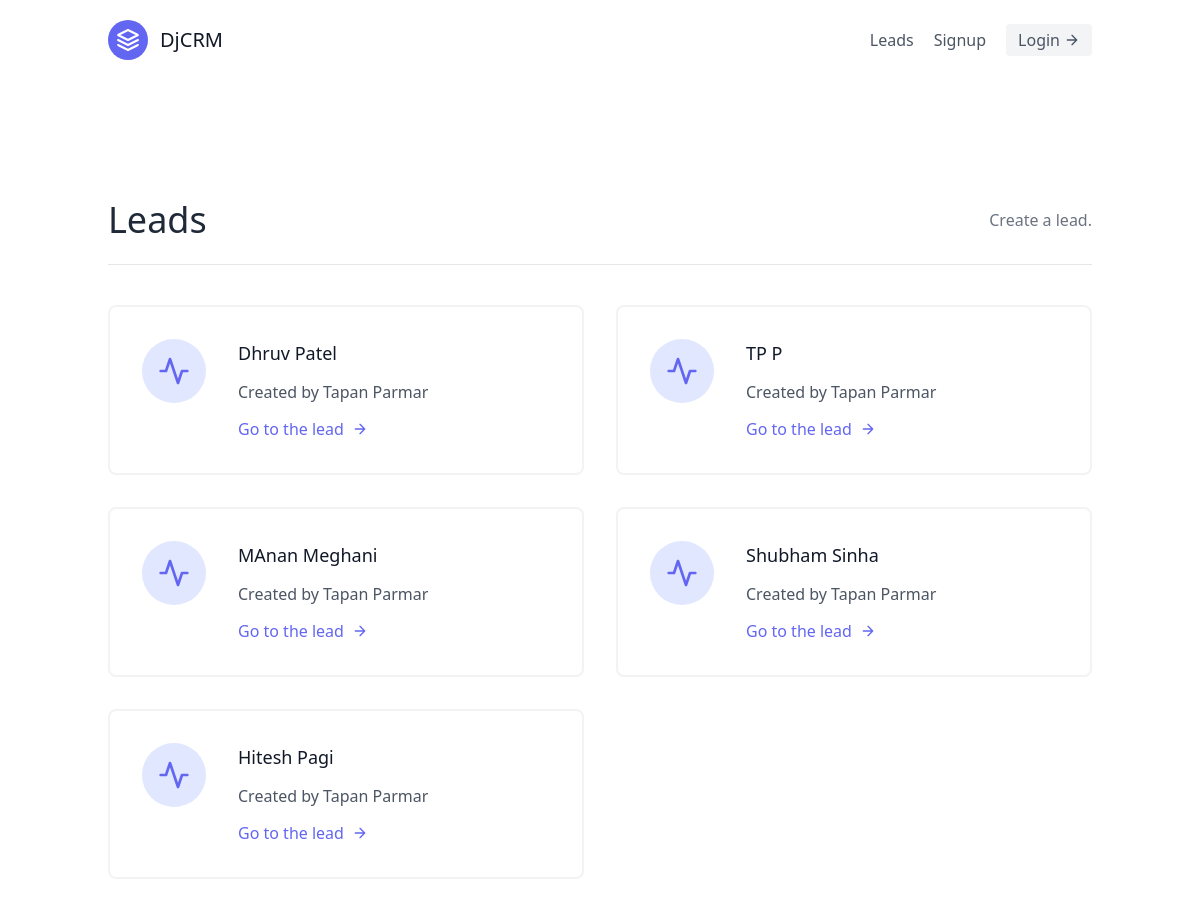
Screenshot of /leads/ with the database file from the repository.
### leads/models.py (models this page shows, shortened)
class Lead(models.Model):
    first_name = models.CharField(max_length=20)
    last_name = models.CharField(max_length=20)
    age = models.IntegerField(default=0)
    agent = models.ForeignKey("Agent", on_delete=models.CASCADE)

class Agent(models.Model):
    user = models.OneToOneField(User, on_delete=models.CASCADE)
    def __str__(self):
        return f"{self.user.first_name} {self.user.last_name}"

class User(AbstractUser):
    pass

### leads/views.py (the view)
# urls.py: path("", LeadListView.as_view(), name="lead_list"),
class LeadListView(TemplateView):
    template_name = "leads/lead_list.html"
    extra_context = dict(leads=Lead.objects.all())

### leads/templates/leads/lead_list.html
{% extends 'base.html' %}
{% block content %}
    <section class="text-gray-600 body-font">
        <div class="container px-5 py-24 mx-auto flex flex-wrap">
            <div class="w-full py-6 flex items-center justify-between mb-10 border-b border_gray-500">
                <div>
                    <h1 class="text-4xl text-gray-800">Leads</h1>
                </div>
                <div>
                    <a class="text-gray-500 hover:text-indigo-500" href="{% url 'leads:lead_create' %}">Create a lead.</a>
                </div>
            </div>
            <div class="flex flex-wrap -m-4">
                {% for lead in leads %}
                    <div class="p-4 lg:w-1/2 md:w-full">
                        <div class="flex border-2 rounded-lg border-gray-200 border-opacity-50 p-8 sm:flex-row flex-col">
                            <div class="w-16 h-16 sm:mr-8 sm:mb-0 mb-4 inline-flex items-center justify-center rounded-full bg-indigo-100 text-indigo-500 flex-shrink-0">
                                <svg fill="none" stroke="currentColor" stroke-linecap="round" stroke-linejoin="round"
                                     stroke-width="2" class="w-8 h-8" viewBox="0 0 24 24">
                                    <path d="M22 12h-4l-3 9L9 3l-3 9H2"></path>
                                </svg>
                            </div>
                            <div class="flex-grow">
                                <h2 class="text-gray-900 text-lg title-font font-medium mb-3">{{ lead.first_name }} {{ lead.last_name }}</h2>
                                <p class="leading-relaxed text-base">Created by {{ lead.agent }}</p>
                                <a href="{% url 'leads:lead_details' lead.pk %}" class="mt-3 text-indigo-500 inline-flex
                                   items-center">Go to the lead
                                    <svg fill="none" stroke="currentColor" stroke-linecap="round"
                                         stroke-linejoin="round" stroke-width="2" class="w-4 h-4 ml-2"
                                         viewBox="0 0 24 24">
                                        <path d="M5 12h14M12 5l7 7-7 7"></path>
                                    </svg>
                                </a>
                            </div>
                        </div>
                    </div>
                {% endfor %}
            </div>
        </div>
    </section>
{% endblock content %}

### templates/base.html (shortened to what this page needs)
<!DOCTYPE html>
<html lang="en">
<head>
    <script src="https://cdn.tailwindcss.com"></script>
</head>
<body>
<div>
{% include 'navbar.html' %}
{% block content %}{% endblock content %}
</div>
</body>
</html>

### templates/navbar.html
<header class="text-gray-600 body-font">
    <div class="container mx-auto flex flex-wrap p-5 flex-col md:flex-row items-center">
        <a class="flex title-font font-medium items-center text-gray-900 mb-4 md:mb-0">
            <svg xmlns="http://www.w3.org/2000/svg" fill="none" stroke="currentColor" stroke-linecap="round"
                 stroke-linejoin="round" stroke-width="2" class="w-10 h-10 text-white p-2 bg-indigo-500 rounded-full"
                 viewBox="0 0 24 24">
                <path d="M12 2L2 7l10 5 10-5-10-5zM2 17l10 5 10-5M2 12l10 5 10-5"></path>
            </svg>
            <span class="ml-3 text-xl">DjCRM</span>
        </a>
        <div class="md:ml-auto flex item-center flex-wrap text-base">
            <nav class="md:ml-auto flex flex-wrap items-center text-base justify-center">
                <a class="mr-5 hover:text-gray-900" href="{% url 'leads:lead_list' %}">Leads</a>
            </nav>
            <nav class="md:ml-auto flex flex-wrap items-center text-base justify-center">
                <a class="mr-5 hover:text-gray-900" href="#">Signup</a>
            </nav>
        </div>
        <button class="inline-flex items-center bg-gray-100 border-0 py-1 px-3 focus:outline-none hover:bg-gray-200 rounded text-base mt-4 md:mt-0">
            Login
            <svg fill="none" stroke="currentColor" stroke-linecap="round" stroke-linejoin="round" stroke-width="2"
                 class="w-4 h-4 ml-1" viewBox="0 0 24 24">
                <path d="M5 12h14M12 5l7 7-7 7"></path>
            </svg>
        </button>
    </div>
</header>

### rows the page displays
Lead: first_name "Dhruv", last_name "Patel", agent "Tapan Parmar"
Lead: first_name "TP", last_name "P", agent "Tapan Parmar"
Lead: first_name "MAnan", last_name "Meghani", agent "Tapan Parmar"
Lead: first_name "Shubham", last_name "Sinha", agent "Tapan Parmar"
Lead: first_name "Hitesh", last_name "Pagi", agent "Tapan Parmar"
